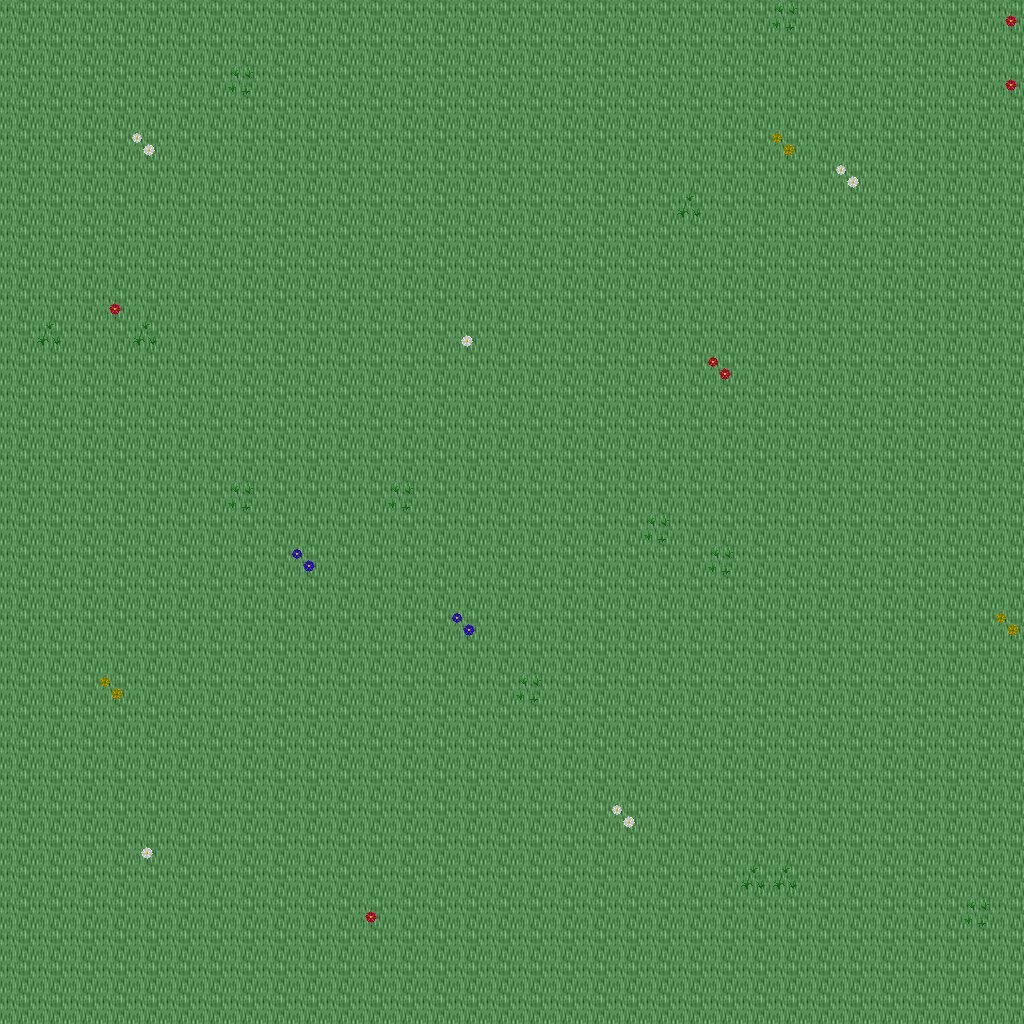

Tiled map render using the project's own tile images. Description and the map definition, with tile-layer contents summarised, below:
An orthogonal 32x32 tile map with 32x32 px tiles, 5 tile layers (Ground, Objects, Objects2, Above, ...), 1 hidden layer not drawn, 14 tilesets.

<map version="1.10" tiledversion="1.11.0" orientation="orthogonal" renderorder="right-down" width="32" height="32" tilewidth="32" tileheight="32" infinite="0" nextlayerid="11" nextobjectid="1">
 <tileset firstgid="1" name="ground_ground" tilewidth="32" tileheight="32" tilecount="33" columns="3">
  <image source="../drawable/ground_ground.png" width="96" height="352" />
 </tileset>
 <tileset firstgid="34" name="plant_flower_daisy_white" tilewidth="32" tileheight="32" tilecount="8" columns="2">
  <image source="../drawable/plant_flower_daisy_white.png" width="64" height="128" />
 </tileset>
 <tileset firstgid="42" name="plant_flower_daisy_yellow" tilewidth="32" tileheight="32" tilecount="8" columns="2">
  <image source="../drawable/plant_flower_daisy_yellow.png" width="64" height="128" />
 </tileset>
 <tileset firstgid="50" name="plant_flower_daisy_blue" tilewidth="32" tileheight="32" tilecount="8" columns="2">
  <image source="../drawable/plant_flower_daisy_blue.png" width="64" height="128" />
 </tileset>
 <tileset firstgid="58" name="plant_grasses" tilewidth="32" tileheight="32" tilecount="6" columns="3">
  <image source="../drawable/plant_grasses.png" width="96" height="64" />
 </tileset>
 <tileset firstgid="64" name="plant_flower_daisy_red" tilewidth="32" tileheight="32" tilecount="8" columns="2">
  <image source="../drawable/plant_flower_daisy_red.png" width="64" height="128" />
 </tileset>
 <tileset firstgid="72" name="plant_tree_tree_darkgreen" tilewidth="32" tileheight="32" tilecount="88" columns="8">
  <image source="../drawable/plant_tree_tree_darkgreen.png" width="256" height="352" />
 </tileset>
 <tileset firstgid="160" name="logic_creature_elf" tilewidth="32" tileheight="32" tilecount="16" columns="8">
  <image source="../drawable/logic_creature_elf.png" width="256" height="64" />
 </tileset>
 <tileset firstgid="176" name="logic_creature_animal" tilewidth="32" tileheight="32" tilecount="32" columns="8">
  <image source="../drawable/logic_creature_animal.png" width="256" height="128" />
 </tileset>
 <tileset firstgid="208" name="logic_collision" tilewidth="32" tileheight="32" tilecount="1" columns="1">
  <image source="../drawable/logic_collision.png" width="32" height="32" />
 </tileset>
 <tileset firstgid="209" name="logic_creature_ent" tilewidth="32" tileheight="32" tilecount="4" columns="4">
  <image source="../drawable/logic_creature_ent.png" width="128" height="32" />
 </tileset>
 <tileset firstgid="213" name="logic_creature_human_evil" tilewidth="32" tileheight="32" tilecount="16" columns="8">
  <image source="../drawable/logic_creature_human_evil.png" width="256" height="64" />
 </tileset>
 <tileset firstgid="229" name="ground_green_paving" tilewidth="32" tileheight="32" tilecount="18" columns="3">
  <image source="../drawable/ground_green_paving.png" width="96" height="192" />
 </tileset>
 <tileset firstgid="247" name="logic_protection" tilewidth="32" tileheight="32" tilecount="2" columns="2">
  <image source="../drawable/logic_protection.png" width="64" height="32" />
 </tileset>
 <layer id="1" name="Ground" width="32" height="32">
  <data>[1024 cells, 1024 non-empty, 1 distinct tile ids]</data>
 </layer>
 <layer id="2" name="Objects" width="32" height="32">
  <data>[1024 cells, 28 non-empty, 8 distinct tile ids]</data>
 </layer>
 <layer id="3" name="Objects2" width="32" height="32">
  <data>[1024 cells, 0 non-empty, 0 distinct tile ids]</data>
 </layer>
 <layer id="4" name="Above" width="32" height="32">
  <data>[1024 cells, 0 non-empty, 0 distinct tile ids]</data>
 </layer>
 <layer id="5" name="Above2" width="32" height="32">
  <data>[1024 cells, 0 non-empty, 0 distinct tile ids]</data>
 </layer>
 <layer id="6" name="Walkable" width="32" height="32" visible="0">
  <data>[1024 cells, 0 non-empty, 0 distinct tile ids]</data>
 </layer>
 <objectgroup id="7" name="Mapevents" />
 <objectgroup id="8" name="Spawn" />
 <objectgroup id="9" name="Keys" />
 <objectgroup id="10" name="Replace" />
</map>
